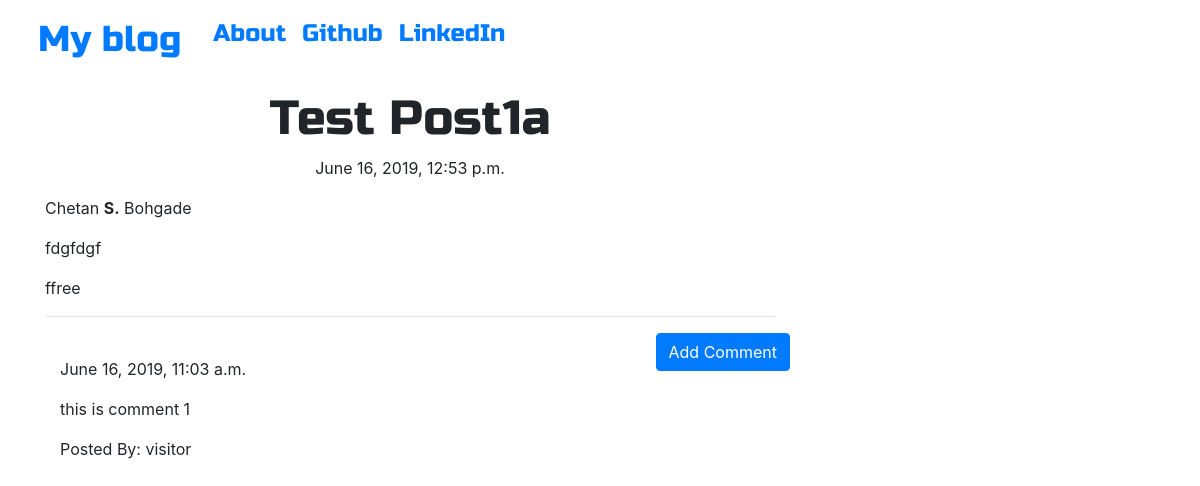
The app's page /post/4/ with its own data.
### blog/models.py (models this page shows, shortened)
class Post(models.Model):
    author = models.ForeignKey('auth.User', on_delete=models.CASCADE)
    title = models.CharField(max_length = 200)
    text = models.TextField()
    create_date = models.DateTimeField(default = timezone.now)
    published_date = models.DateTimeField(blank=True, null = True)

class Comment(models.Model):
    post = models.ForeignKey('blog.Post', related_name = 'comments', on_delete=models.CASCADE)
    author = models.CharField(max_length = 200)
    text = models.TextField()
    create_date = models.DateTimeField(default = timezone.now)
    approved_comment = models.BooleanField(default = False)

### blog/views.py (the view)
# urls.py: path(r'post/<int:pk>/', views.PostDetailView.as_view(), name = 'post_details'),
class PostDetailView(DetailView):
    model = Post

### blog/templates/blog/post_detail.html (shortened to what this page needs)
{% extends "blog/base.html" %}
{% block content %}
    <h1 class="posttitle loader">{{ post.title }} </h1>
    {% if post.published_date %}
        <div class="date postdate">
            {{ post.published_date }}
        </div>
    {% else %}
        <a href="{% url 'post_publish' pk=post.pk %}" class="btn btn-default">Publish</a>
    {% endif %}
    <p class="postcontent">{{ post.text|safe|linebreaksbr}} </p>
    <hr>
    <a href="{% url 'add_comment_to_post' pk=post.pk %}" class="btn btn-primary btn-comment">Add Comment</a>
    <div class="container">
        {% for comment in post.comments.all %}
            <br>
            {% if user.is_authenticated or comment.approved_comment %}
                {{ comment.create_date }}
                <p> {{comment.text|safe|linebreaks}} </p>
                <p>Posted By: {{comment.author}} </p>
            {% endif %}
            {% empty %}
            <p>No Comments </p>
        {% endfor %}
    </div>
{% endblock %}

### blog/static/css/blog.css (style rules this page uses)
.postdate { text-align: center; }
.posttitle { font-family: 'Russo One', sans-serif; font-size: 3em; text-align: center; }
.postcontent { font-family: 'Montserrat'; font-size: 1.5em; }
.btn-comment { position: absolute; right: 0px; }
.loader { filter:hue-rotate(0deg); color:linear-gradient(45deg,#0f8,#08f); animation:hue 10000ms infinite linear; }

### records on screen
Post: title "Test Post1a", published_date "June 16, 2019, 12:53 p.m.", text "Chetan S. Bohgade fdgfdgf ffree"
Comment: create_date "June 16, 2019, 11:03 a.m.", text "this is comment 1", author "visitor"
